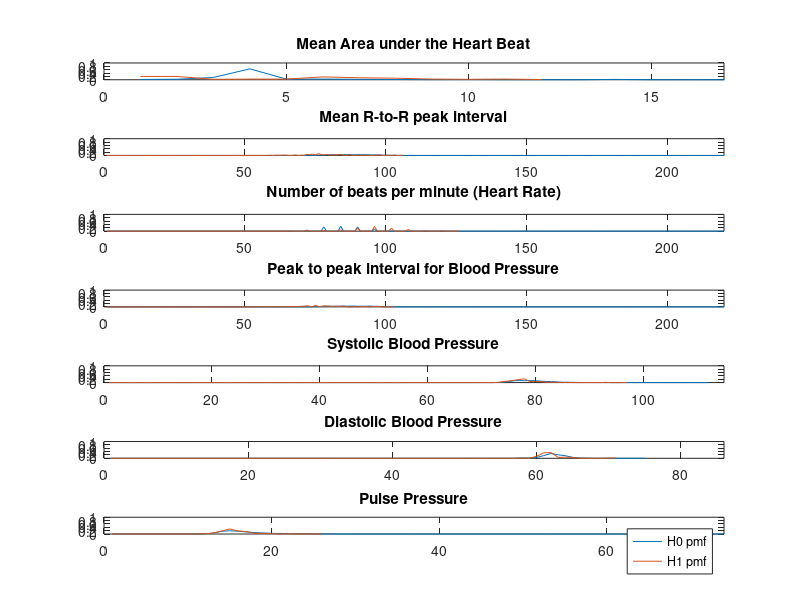
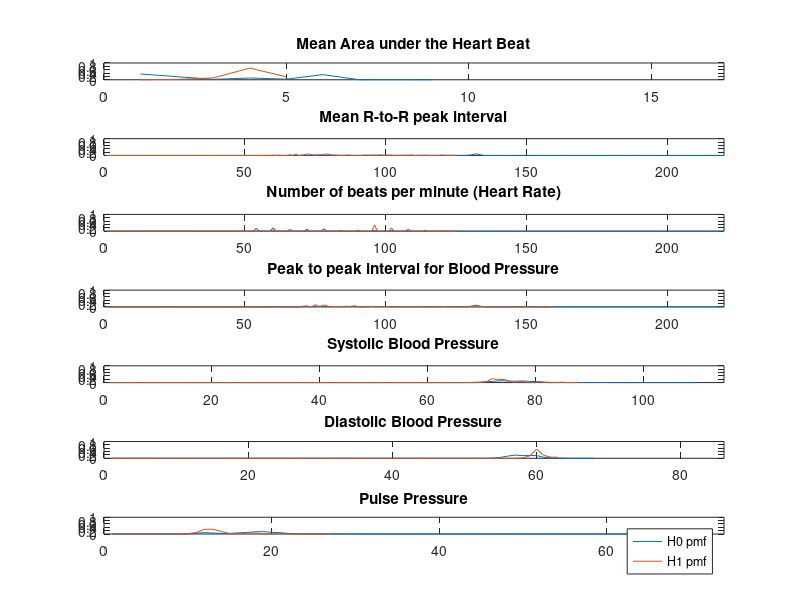
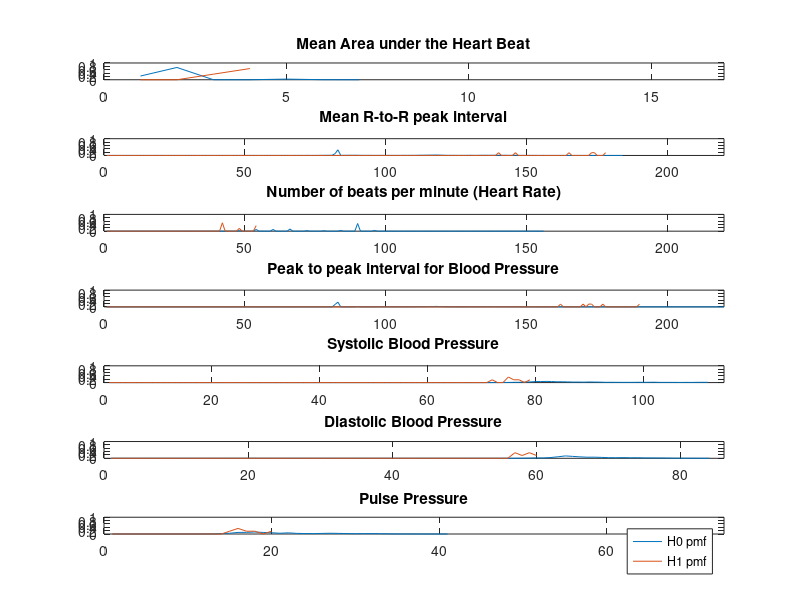
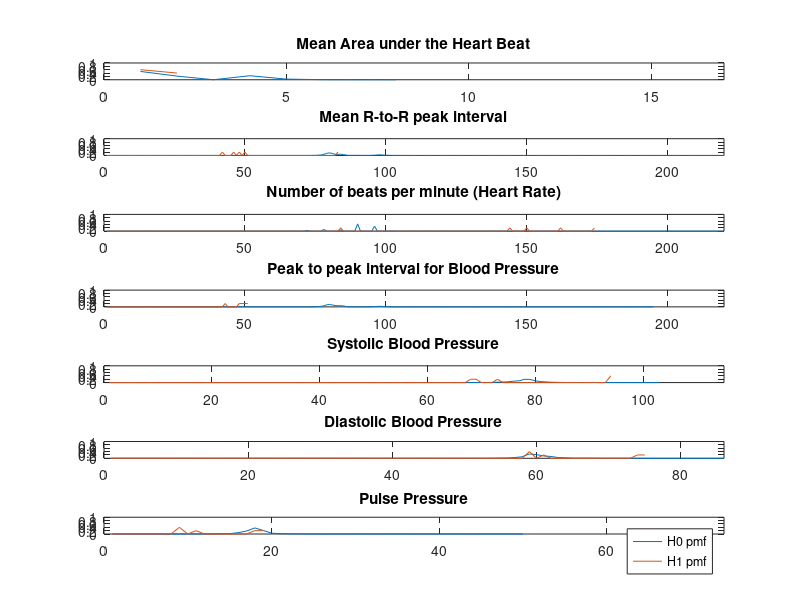

Reproduce these figures in MATLAB, in order. (Note: this script raises an error after producing the figures.)
close all;
clear all;

%%Task 0
%Load in data sets and make it readable.
dat1_const = load('patient_data/1_a41178.mat');
dat2_const = load('patient_data/2_a42126.mat');
dat3_const = load('patient_data/3_a40076.mat');
dat4_const = load('patient_data/4_a40050.mat');
dat5_const = load('patient_data/5_a41287.mat');
dat6_const = load('patient_data/6_a41846.mat');
dat7_const = load('patient_data/7_a41846.mat');
dat8_const = load('patient_data/8_a42008.mat');
dat9_const = load('patient_data/9_a41846.mat');

%put in array for simplification of data management
dat_array = [dat1_const, dat2_const, dat3_const, dat4_const, dat5_const, dat6_const, dat7_const, dat8_const, dat9_const];

%X_length: stores number of data points per patient for data, training,
%test
all_length = zeros(1, 9);
training_length = zeros(1,9);
testing_length = zeros(1, 9);
for k = 1:9
    %store the number of elements to perform operations with
    all_length(k) = length(dat_array(k).all_data);
    training_length(k) = floor(all_length(k) * 2/3);
    testing_length(k) = all_length(k) - training_length(k);
    dat_array(k).all_data = floor(dat_array(k).all_data);
   
end

%initialize all data sets for permuatations
for k = 1:9
    train(k).all_data = dat_array(k).all_data(:,1:training_length(k));
    train(k).all_labels = dat_array(k).all_labels(:,1:training_length(k));
    test(k).all_data = dat_array(k).all_data(:, training_length(k)+1:all_length(k));
    test(k).all_labels = dat_array(k).all_labels(:, training_length(k)+1:all_length(k));
end
for k = 1:9
   for j = 1:7
      index1 = 1;
      index0 = 1;
      for i = 1: training_length(k)
          if(train(k).all_labels(1, i) == 1)
              train(k).goldens(j, index1) = train(k).all_data(j,i);
              index1 = index1 + 1;
          end
          if(train(k).all_labels(1, i) == 0)
              train(k).nongoldens(j,index0) = train(k).all_data(j,i);
              index0 = index0 + 1;
          end
      end
   end
end
%open a result file for printing things
fid = fopen('ECE313_Final_group5', 'w');
%completed: 5:55 AM
%update: 8:08 AM
%%Task 1
%a: Calculate prior probabilities of P(H1) an dP(H0)
for k = 1:9
    prior_H1(k) = sum(train(k).all_labels)/training_length(k);
    prior_H0(k) = 1 - prior_H1(k);
end
%b: construct likelihood matrices for each of the seven features

feature_labels = {'Mean Area under the Heart Beat','Mean R-to-R peak interval','Number of beats per minute (Heart Rate)','Peak to peak interval for Blood Pressure','Systolic Blood Pressure','Diastolic Blood Pressure','Pulse Pressure'};
feature_max_length = [17, 220, 220, 220, 115, 86, 74];

for k = 1:9
    figure;
    for j = 1:7
        likelyH1 = tabulate(train(k).goldens(j,:));
            likelyH1(:,3) = likelyH1(:,3) / 100;
        likelyH0 = tabulate(train(k).nongoldens(j,:));
            likelyH0(:,3) = likelyH0(:,3) / 100;
        subplot(7, 1, j); 
        plot(likelyH0(:,3));
        
        % Add feature titles and set axis for each subplot
        title(feature_labels(j));
        axis([0 feature_max_length(j) 0 1]);
        
        hold on; 
        plot(likelyH1(:,3));
    %figure out quartiles and save them
        max1 = max(likelyH1(:,1)); 
        max2 = max(likelyH0(:,1));
        max_val = max(max1,max2);
        min1 = min(likelyH1(:,1)); 
        min2 = min(likelyH0(:,1));
        min_val = min(min1,min2);
        train(k).middle(j) = floor((max_val - min_val)/2);
        train(k).first_quarter(j) = floor((train(k).middle(j) - min_val)/2);
        train(k).third_quarter(j) = floor((max_val - train(k).middle(j))/2) + train(k).middle(j);
        train(k).max(j) = max_val;
        train(k).H1(j,1:4) = zeros();
        train(k).H0(j,1:4) = zeros();
        for i = 1:size(likelyH1) 
           if (likelyH1(i,1) < train(k).first_quarter(j))
                percent = likelyH1(i,3);
                p = 1;
           elseif (likelyH1(i,1) < train(k).middle(j))
                percent = likelyH1(i,3);
                p = 2;
           elseif (likelyH1(i,1) < train(k).third_quarter(j))
                percent = likelyH1(i,3);
                p = 3;
           else
                percent = likelyH1(i,3);
                p = 4;
           end
           train(k).H1(j,p) = train(k).H1(j,p)+ percent;
        end
        
        for i = 1:size(likelyH0) 
           if (likelyH0(i,1) < train(k).first_quarter(j)) 
                percent = likelyH0(i,3);
                p = 1;
           elseif (likelyH0(i,1) < train(k).middle(j))
                percent = likelyH0(i,3);
                p = 2;
           elseif (likelyH0(i,1) < train(k).third_quarter(j))
                percent = likelyH0(i,3);
                p = 3;
           else
                percent = likelyH0(i,3);
                p = 4;
           end
           train(k).H0(j,p) = train(k).H0(j,p)+ percent;
        end
    end
    legend('H0 pmf', 'H1 pmf');
end

%c: show results by generating a seperate figure for each patient 
%c Executed in B

%d: Calculate ML and MAP decision rule vectors
for k = 1:9
    for j = 1:7
        for p = 1:4
            if( train(k).H1(j,p) >= train(k).H0(j,p))
                train(k).ML(j,p) = 1;
            else 
                train(k).ML(j,p) = 0;
            end
            if(train(k).H1(j,p) * prior_H1 >= train(k).H0(j,p)*prior_H0)
                train(k).MAP(j,p) = 1;
            else
                train(k).MAP(j,p) = 0;
            end
        end
    end
end
%e: save the results in a 9 by 7 cell array called HT_table_array
HT_table_array = cell(9,7);

for k = 1:9
    for j = 1:7
           Max_Value(:,1) = [train(k).first_quarter(j), train(k).middle(j), train(k).third_quarter(j), train(k).max(j)];
           H1_array(:,1) = [train(k).H1(j,1), train(k).H1(j,2), train(k).H1(j,3), train(k).H1(j,4)];
           H0_array(:,1) = [train(k).H0(j,1), train(k).H0(j,2), train(k).H0(j,3), train(k).H0(j,4)];
           ML_array(:,1) = [train(k).ML(j,1), train(k).ML(j,2), train(k).ML(j,3), train(k).ML(j,4)];
           MAP_array(:,1) = [train(k).MAP(j,1), train(k).MAP(j,2), train(k).MAP(j,3), train(k).MAP(j,4)];
           HT_table_array{k, j} = table(Max_Value, H1_array, H0_array, ML_array, MAP_array);
          
    end
end
%Task 1.2

for k = 1:9
    for j = 1:7
        for i=1:testing_length(k)
            %ML
            if(test(k).all_data(j,i) <= train(k).first_quarter(j))
                test(k).ML(j,i) = train(k).ML(j,1);
            elseif (test(k).all_data(j,i) <= train(k).middle(j))
                test(k).ML(j,i) = train(k).ML(j,2);
            elseif (test(k).all_data(j,i) <= train(k).third_quarter(j))
                test(k).ML(j,i) = train(k).ML(j,3);
            else
                test(k).ML(j,i) = train(k).ML(j,4);
            end
            %MAP
            if(test(k).all_data(j,i) <= train(k).first_quarter(j))
                test(k).MAP(j,i) = train(k).MAP(j,1);
            elseif (test(k).all_data(j,i) <= train(k).middle(j))
                test(k).MAP(j,i) = train(k).MAP(j,2);
            elseif (test(k).all_data(j,i) <= train(k).third_quarter(j))
                test(k).MAP(j,i) = train(k).MAP(j,3);
            else
                test(k).MAP(j,i) = train(k).MAP(j,4);
            end
        end
    end
end
missed_detect_MAP = 0;
false_alarm_MAP = 0;
error_MAP = 0;

missed_detect_ML = 0;
false_alarm_ML = 0;
error_ML = 0;

for k = 1:9 
    for j = 1:7
      for i = 1:testing_length(k)
          %MAP
          if(test(k).MAP(j,i) == 0 & test(k).all_labels(i) == 1)
              missed_detect_MAP = missed_detect_MAP +1;
          elseif (test(k).MAP(j,i) == 1 & test(k).all_labels == 1)
              false_alarm_MAP = false_alarm_MAP +1;
          elseif((test(k).MAP(j,i) & test(k).all_labels == 1) | (test(k).MAP(j,i) == 0 & test(k).all_labels == 1))
               error_MAP = error_MAP +1;
          else
          end
          %ML
          if(test(k).ML(j,i) == 0 & test(k).all_labels(i) == 1)
              missed_detect_ML = missed_detect_ML +1;
          elseif (test(k).ML(j,i) == 1 & test(k).all_labels == 1)
              false_alarm_ML = false_alarm_ML +1;
          elseif((test(k).ML(j,i) & test(k).all_labels == 1) | (test(k).ML(j,i) == 0 & test(k).all_labels == 1))
               error_ML = error_ML +1;
          else
          end
      end
    end
    num_nongoldens = testing_length(j) - sum(test(k).all_labels);
    num_goldens = sum(test(k).all_labels);
    num_totals = length(test(k).all_labels);
    
    test(k).MAP_MD(j) = missed_detect_MAP / num_nongoldens;
    test(k).ML_MD(j) = missed_detect_ML / num_goldens;
    test(k).MAP_FA(j) = false_alarm_MAP / num_nongoldens;
    test(k).ML_FA(j) = false_alarm_ML / num_goldens;
    test(k).MAP_E(j) = error_MAP / num_totals;
    test(k).ML_E(j) = error_ML / num_totals;
end


Error_table_array = cell(9,7);

for k = 1:9
    for j = 1:7
           falseAlarm(:,1) = [test(k).ML_FA(j), test(k).MAP_FA(j)];
           missDetect(:,1) = [test(k).ML_MD(j), test(k).MAP_MD(j)];
           error(:,1) = [test(k).ML_E(j), test(k).MAP_E(j)];
           Error_table_array{k, j} = table(falseAlarm, missDetect, error);
          
    end
end
                
